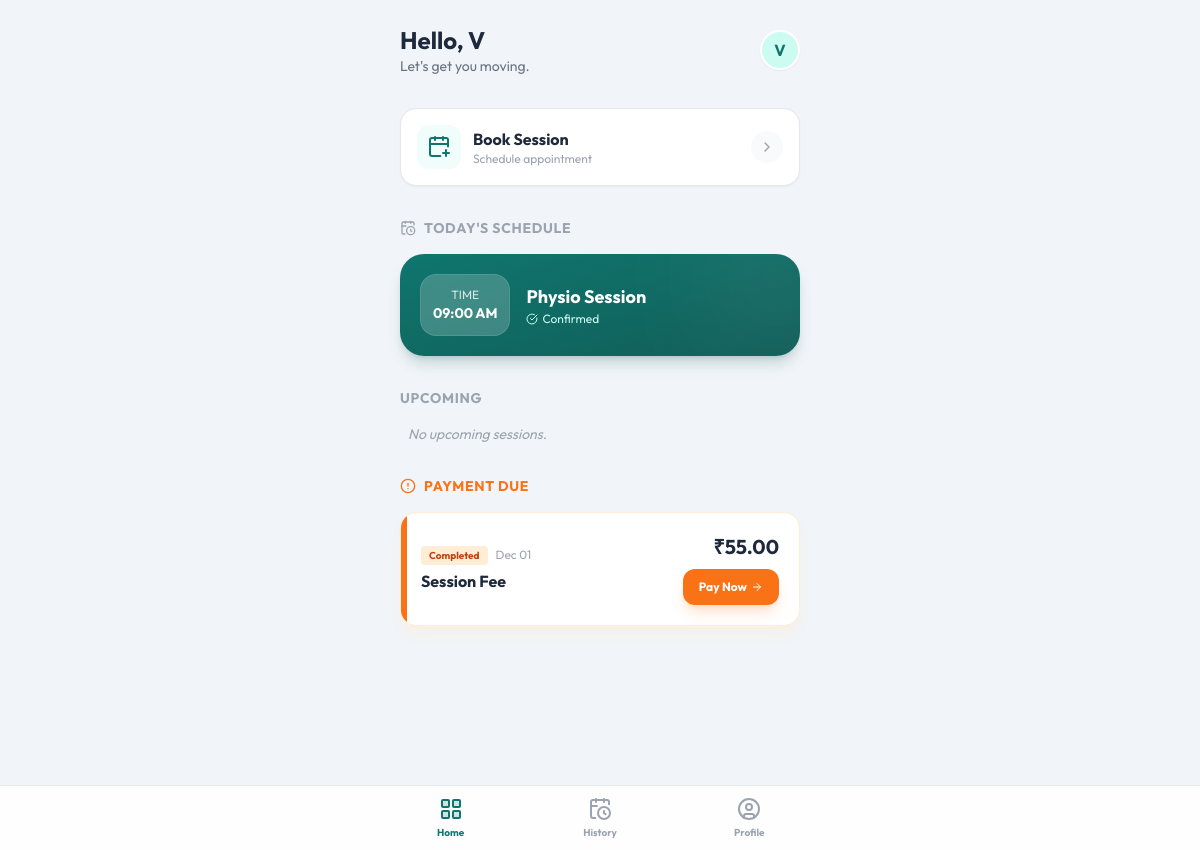
The page /appointments/ (signed in) on the database as committed earlier.
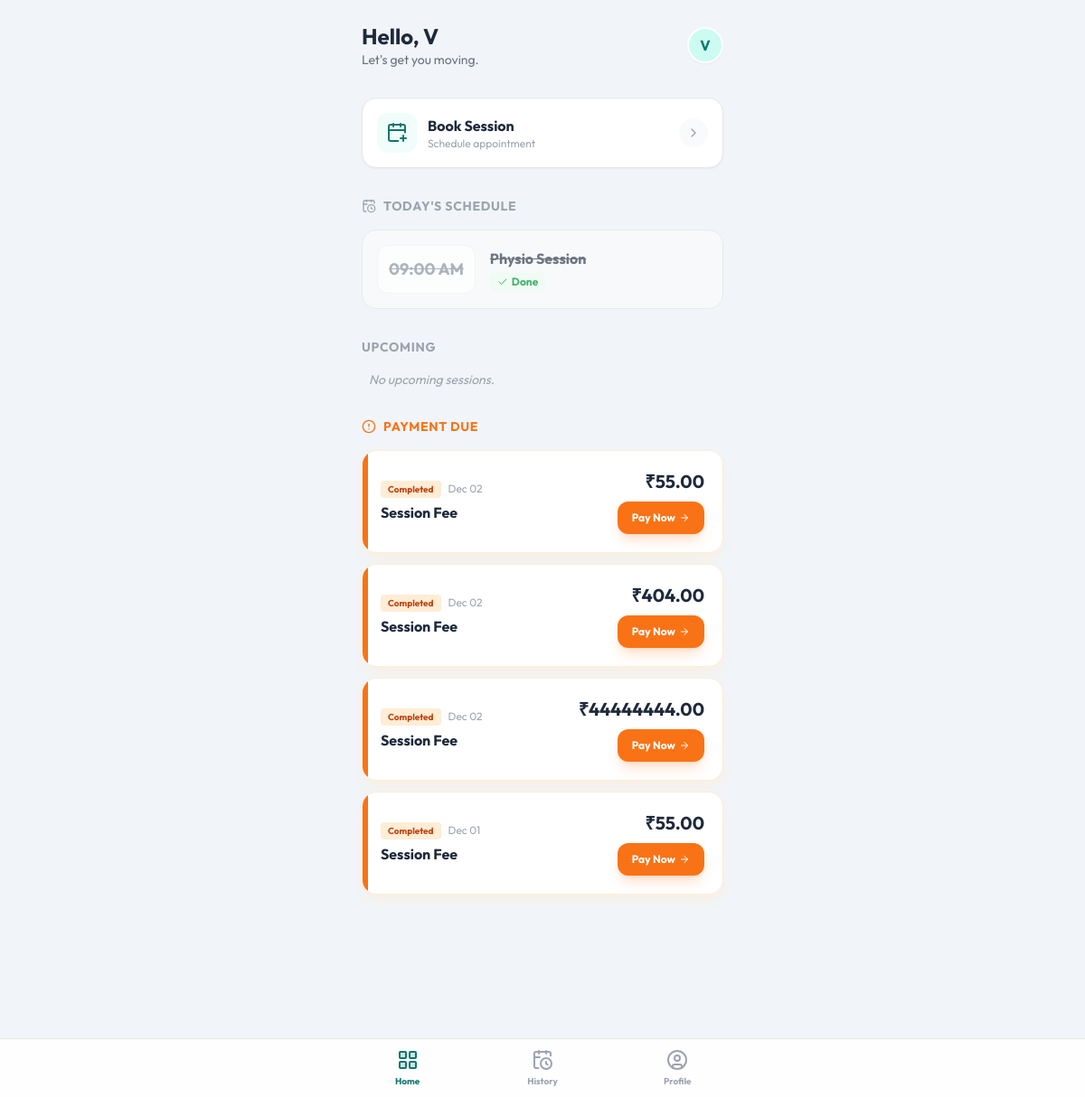
The same page on the database as committed later.
### appointments/models.py (models this page shows, shortened)
class Appointment(models.Model):
    STATUS_CHOICES = [
        ('PENDING', 'Pending'),
        ('CONFIRMED', 'Confirmed'),
        ('COMPLETED', 'Completed'),
        ('CANCELLED', 'Cancelled'),
    ]
    PAYMENT_STATUS_CHOICES = [
        ('PENDING', 'Pending'),
        ('PAID', 'Paid'),
        ('FAILED', 'Failed'),
    ]
    BOOKING_SOURCE_CHOICES = [
        ('PATIENT', 'Patient'),
        ('DOCTOR', 'Doctor'),
    ]
    patient = models.ForeignKey(Patient, on_delete=models.CASCADE, related_name='appointments')
    slot = models.ForeignKey(DailySlot, on_delete=models.CASCADE, related_name='appointments')
    status = models.CharField(max_length=20, choices=STATUS_CHOICES, default='CONFIRMED') # Default confirmed for patient booking
    payment_status = models.CharField(max_length=20, choices=PAYMENT_STATUS_CHOICES, default='PENDING')
    booking_source = models.CharField(max_length=10, choices=BOOKING_SOURCE_CHOICES, default='PATIENT')
    symptoms = models.TextField(blank=True, null=True)
    fee = models.DecimalField(max_digits=10, decimal_places=2, null=True, blank=True)
    is_free = models.BooleanField(default=False)
    razorpay_order_id = models.CharField(max_length=100, null=True, blank=True)
    razorpay_payment_id = models.CharField(max_length=100, null=True, blank=True)
    razorpay_signature = models.CharField(max_length=200, null=True, blank=True)
    created_at = models.DateTimeField(auto_now_add=True)
    updated_at = models.DateTimeField(auto_now=True)

class DailySlot(models.Model):
    date = models.DateField()
    time = models.TimeField()
    capacity = models.PositiveIntegerField(default=1)
    booked_count = models.PositiveIntegerField(default=0)
    is_active = models.BooleanField(default=True)
    class Meta:
        unique_together = ('date', 'time')
        ordering = ['date', 'time']

### appointments/views.py (the view)
# urls.py: path('', views.home, name='home'),
@login_required
def home(request):
    patient = request.user.patient
    today = timezone.now().date()
    today_appointments = Appointment.objects.filter(
        patient=patient,
        slot__date=today,
        status__in=['CONFIRMED', 'COMPLETED', 'PENDING']
    ).order_by('slot__time')
    upcoming_appointments = Appointment.objects.filter(
        patient=patient,
        slot__date__gt=today,
        status__in=['CONFIRMED', 'PENDING']
    ).order_by('slot__date', 'slot__time')
    pending_payments = Appointment.objects.filter(
        patient=patient,
        payment_status='PENDING',
        fee__isnull=False,
        is_free=False,
        status='COMPLETED'
    ).order_by('-slot__date')
    context = {
        'today_appointments': today_appointments,
        'upcoming_appointments': upcoming_appointments,
        'pending_payments': pending_payments,
        'active_tab': 'home'
    }
    return render(request, 'appointments/home.html', context)

### templates/appointments/home.html (shortened to what the changed rows need)
{% extends 'appointments/base_mobile.html' %}
{% block content %}
<div class="p-6 max-w-md mx-auto pb-24">
    <div class="flex justify-between items-center mb-8">
        <div>
            <h1 class="text-2xl font-bold text-secondary">Hello, {{ user.patient.full_name|first|title }}</h1>
        </div>
    </div>
    <div class="mb-8">
        <h2 class="text-sm font-bold text-gray-400 uppercase tracking-wider mb-4 flex items-center gap-2">
            <i data-lucide="calendar-clock" class="w-4 h-4"></i> Today's Schedule
        </h2>
        {% if today_appointments %}
            <div class="space-y-4">
                {% for appt in today_appointments %}
                    {% if appt.status == 'COMPLETED' %}
                        <div class="bg-gray-50 p-4 rounded-2xl border border-gray-200 flex items-center justify-between opacity-80">
                            <div class="flex items-center gap-4">
                                <div class="bg-white text-gray-400 p-3 rounded-xl font-bold text-center min-w-[60px] border border-gray-100">
                                    <span class="text-lg line-through">{{ appt.slot.time|date:"h:i A" }}</span>
                                </div>
                                <div>
                                    <h4 class="font-bold text-gray-600 line-through">Physio Session</h4>
                                    <span class="text-xs font-bold text-green-600 bg-green-50 px-2 py-0.5 rounded-md flex items-center gap-1 w-fit mt-1">
                                        <i data-lucide="check" class="w-3 h-3"></i> Done
                                    </span>
                                </div>
                            </div>
                        </div>
                    {% else %}
                        <div class="bg-gradient-to-br from-primary to-teal-800 p-5 rounded-3xl shadow-lg shadow-teal-900/20 text-white relative overflow-hidden">
                            <div class="absolute right-0 top-0 w-32 h-32 bg-white/10 rounded-full blur-3xl -mr-10 -mt-10"></div>
                            <div class="relative z-10 flex justify-between items-center">
                                <div class="flex items-center gap-4">
                                    <div class="bg-white/20 backdrop-blur-md p-3 rounded-2xl text-center min-w-[65px] border border-white/10">
                                        <span class="block text-xs opacity-80 uppercase">Time</span>
                                        <span class="block text-sm font-bold">{{ appt.slot.time|date:"h:i A" }}</span>
                                    </div>
                                    <div>
                                        <h4 class="font-bold text-lg">Physio Session</h4>
                                        <p class="text-teal-100 text-xs flex items-center gap-1">
                                            {% if appt.status == 'CONFIRMED' %}
                                                <i data-lucide="check-circle" class="w-3 h-3"></i> Confirmed
                                            {% else %}
                                                <i data-lucide="clock" class="w-3 h-3"></i> Pending Approval
                                            {% endif %}
                                        </p>
                                    </div>
                                </div>
                            </div>
                        </div>
                    {% endif %}
                {% endfor %}
            </div>
        {% else %}
            <div class="text-center py-6 bg-white border border-dashed border-gray-200 rounded-2xl">
                <p class="text-gray-400 text-sm">No sessions scheduled for today.</p>
            </div>
        {% endif %}
    </div>
    <div class="mb-8">
        <h2 class="text-sm font-bold text-gray-400 uppercase tracking-wider mb-4">Upcoming</h2>
    </div>
    {% if pending_payments %}
    <div class="mb-8 animate-fade-in">
        <h2 class="text-sm font-bold text-orange-500 uppercase tracking-wider mb-4 flex items-center gap-2">
            <i data-lucide="alert-circle" class="w-4 h-4"></i> Payment Due
        </h2>
        <div class="space-y-3">
            {% for appt in pending_payments %}
            <div class="bg-white p-5 rounded-2xl border border-orange-100 shadow-lg shadow-orange-100/50 relative overflow-hidden">
                <div class="absolute left-0 top-0 bottom-0 w-1.5 bg-orange-500"></div>
                <div class="flex justify-between items-center">
                    <div>
                        <div class="flex items-center gap-2 mb-1">
                            <span class="bg-orange-100 text-orange-700 text-[10px] font-bold px-2 py-0.5 rounded">Completed</span>
                            <span class="text-xs text-gray-400">{{ appt.slot.date|date:"M d" }}</span>
                        </div>
                        <h4 class="font-bold text-secondary">Session Fee</h4>
                    </div>
                    <div class="text-right">
                        <span class="block text-xl font-bold text-secondary mb-2">₹{{ appt.fee }}</span>
                        <a href="{% url 'payments:initiate' appt.id %}" class="inline-flex items-center gap-1 bg-orange-500 text-white text-xs font-bold px-4 py-2.5 rounded-xl shadow-lg shadow-orange-500/20 active:scale-95 transition-transform hover:bg-orange-600">
                            Pay Now <i data-lucide="arrow-right" class="w-3 h-3"></i>
                        </a>
                    </div>
                </div>
            </div>
            {% endfor %}
        </div>
    </div>
    {% endif %}
</div>
{% endblock %}

Rows that differ between the two databases and show on the page:
changed Appointment "09:00 AM": status "TIME Confirmed" → "Done"
now on this page (row edited): Appointment: slot "Dec 02", fee "55.00", shown under "PAYMENT DUE"
added Appointment: slot "Dec 02", fee "404.00", shown under "PAYMENT DUE"
added Appointment: slot "Dec 02", fee "44444444.00", shown under "PAYMENT DUE"
